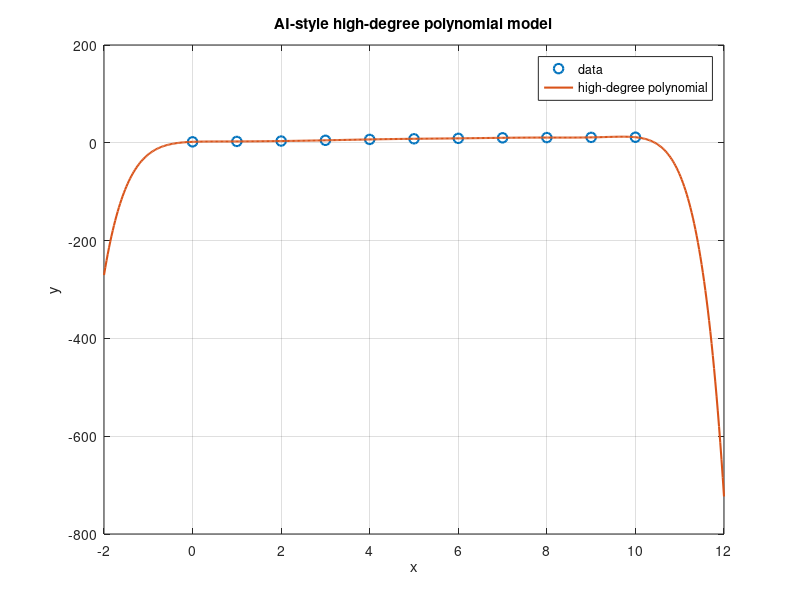

Write MATLAB code to recreate this figure.
% MATH 346 - Week 3
% AI overfitting critique starter
%
% This script intentionally imitates plausible but weak generated code.
% Your job is to review the modeling claim before trusting it.

clear; clc; close all;

x = [0 1 2 3 4 5 6 7 8 9 10];
y = [2.0 2.8 3.6 5.1 6.9 8.2 9.1 10.2 10.7 11.1 11.4];

degree = length(x) - 1;
p = polyfit(x, y, degree);

x_plot = linspace(min(x) - 2, max(x) + 2, 500);
y_plot = polyval(p, x_plot);

figure;
plot(x, y, "o", "MarkerSize", 7, "LineWidth", 1.5);
hold on;
plot(x_plot, y_plot, "LineWidth", 1.5);
hold off;
grid on;
xlabel("x");
ylabel("y");
title("AI-style high-degree polynomial model");
legend("data", "high-degree polynomial", "Location", "best");

x_future = 12;
y_future = polyval(p, x_future);

fprintf("Generated-code claim:\n");
fprintf("The best polynomial predicts y = %.3f when x = %.1f.\n", ...
    y_future, x_future);

% Review questions:
% 1. Is this interpolation, curve fitting, or extrapolation?
% 2. What degree did the code choose, and why?
% 3. Does the plot justify the word "best"?
% 4. Add residuals and compare this model with degree 2.
